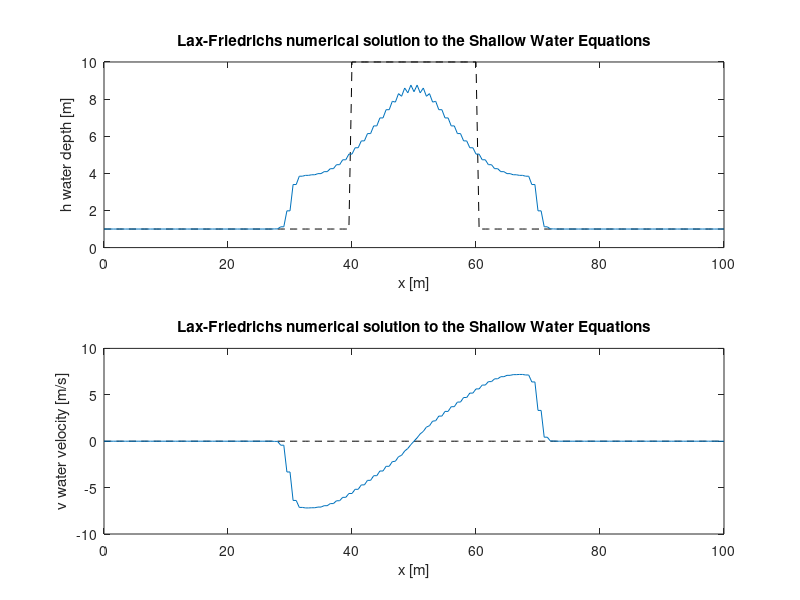

The MATLAB script that drew this image:
function SWE
% File name: SWE.m
% Author Clive Mingham 
% Date: 19 Oct 2010
%
% This m-file is associated with the free text book: 'Introductory Finite Difference 
% Methods for PDEs' which may be downloaded from
% http://bookboon.com/uk/student/mathematics/introductory-finite-difference
% -methods-for-pdes
%
% Description: Solves the 1D Shallow Water (SWE) equation, dU/dt + dF/dx = 0, where,
% U = [h    ,  F = [      h*v
%      h*v]          h*v^2 + 0.5*g*h^2] 
% using the Lax-Friedrichs scheme. 
% The solution, U, is calculated over [p, q] using N points and h and/or v are plotted.
% Set up parameters are for the column collapse in Chapter 7.
% Define variables and their [units]:
% runtime = the required run time [s]
% t = current time [s]
% dt = current time step [s]
% x = distance along the flow [m]
% safe = safety factor for time step
% h = 1 by N+2 matrix for height [m] including ghost values
% v = 1 by N+2 matrix for velocity [m/s] incuding ghost values
% U0 = 2 by N+2 matrix for solution at time level n including ghost values
% U = 2 by N+2 matrix for solution at time level n+1 including ghost values 
% F = 2 by N+2 matrix for fluxes at time level n including ghost values
%
% Define constants:
% g = the acceleration due to gravity [m/s^2]
%
% Boundary Conditions: Need left and right ghost values for Lax-Friedrichs scheme so put variables in 
% arrays whose columns go from i=1 to i=N+2.  
% Left and right ghost indices are i=1 and i=N+2 respectively. Computational values go from i=2 to i=N+1.
% LBC = left boundary condition flag (1 for solid, 0 for transmissive)
% RBC = right boundary condition flag (1 for solid, 0 for transmissive)
%
% Note: This program does not reproduce the original Figure 7.1 which was
% generated by an incorrect program.  
%
% This program has been verified on a small test problem but it would be a worthwhile
% exercise to verify it on your own small problem.
%
% Subfunctions: initialh, initialv,fillU, fillF, calcdt, gethandv 

clear all; clc; clf
% Set parameters:
g=9.81;  
safe=0.95; % safety factor for time step
p=0;       % start of computational domain
q=100;     % end of computational domain
LBC=0;     % flags left boundary condition
RBC=0;     % flags right boundary condition
t=0.0;     % start time
runtime=1.0;  % run time [s]
N=201;         % number of grid points
dx=(q-p)/(N-1);  % spatial step size
x=p:dx:q;        % vector of grid points    
ntimesteps=0;    % time step counter        
U0=zeros(2,N+2);  % define U0 array - time level n
U=U0;             % define U array - time level n+1
% Set initial h and v (in the computational domain)
h=initialh(x); 
hinit=h;          % store for plotting
v=initialv(x);
vinit=v;          % store for plotting
%
disp('program running...') 
% Begin the time marching algorithm
while (t<runtime)  % time loop
     ntimesteps=ntimesteps+1;
     dt=calcdt(h,v,dx);        % calculate timestep
     dt=safe*dt;               % use safety factor
     t=t+dt;                   % current time
%   Implement boundary conditions for h and v
%   Left boundary
     if (LBC==1)    % solid left boundary
        h(1)=h(2); 
        v(1)=-v(3);    
     elseif (LBC==0)  % transmissive left boundary
            h(1)=h(2);
            v(1)=v(2);
     else
           disp('no left boundary conditions so stop')
           exit
     end  % of left boundary conditions           
%   Right boundary
     if (RBC==1)     % solid right boundary
        h(N+2)=h(N+1);
        v(N+2)=-v(N);
     elseif (RBC==0)  % transmissive right boundary
            h(N+2)=h(N+1);
            v(N+2)=v(N+1);
     else
           disp('no right boundary conditions so stop')
           exit
         end  % of right boundary conditions  
     % Fill U0 and F values which are 2x(N+2) matrices
     U0=fillU(h,v);
     F=fillF(h,v);    
%   Implement FD scheme - computational grid points start and i=2 and end at i=N+1
     for i=2:N+1
         U(1,i)=0.5*(U0(1,i+1)+U0(1,i-1))-(dt/(2*dx))*(F(1,i+1)-F(1,i-1));
         U(2,i)=0.5*(U0(2,i+1)+U0(2,i-1))-(dt/(2*dx))*(F(2,i+1)-F(2,i-1));
      end  
      [h,v]=gethandv(U);   % extract h and v at computational grid points for next iteration      
end  % of time loop
disp('program finished, see graphics window')
% Output
subplot(2,1,1)
plot(x,hinit(2:N+1),'k--',x,h(2:N+1))  % plot of height and initial height (--)
title('Lax-Friedrichs numerical solution to the Shallow Water Equations')
xlabel('x [m]')
ylabel('h water depth [m]')
%
subplot(2,1,2)
plot(x,vinit(2:N+1),'k--',x,v(2:N+1))  % plot of velocity and initial velocity (--)
title('Lax-Friedrichs numerical solution to the Shallow Water Equations')
xlabel('x [m]')
ylabel('v water velocity [m/s]')
%
disp('number of time step =')
ntimesteps
disp('run time=')
t
% end of program SWE.m
%%%%%%%%%%%%%%%%%%%%%%%%%%%%%%%%%%%%%%%%%%%%%%%%%%%%%%%
function h = initialh(x)
% Initial height function
% models a dam break into a lake in 1D 
  N=length(x);    % number of computational grid points
  h=zeros(1,N+2); % append left (i=1) and right (i=N+2) ghost values to be determined from boundary conditions
                  % and set to zero for now.
  depthlake=1.0;    % depth of lake outside column [m] 
  depthcol=10.0;    % depth of water column      
  xstartcol=40.0;   % x coordinate of start of water column [m]
  xendcol=60.0;     % x coordinate of end of water column [m]                          
  for i=1:N
      if (x(i)>=xstartcol & x(i)<=xendcol) 
         h(i+1)=depthcol;  % note computational indices start at i=2
       else
         h(i+1)=depthlake;
      end 
  end 
% end of function initialh
%%%%%%%%%%%%%%%%%%%%%%%%%%%%%%%%%%%%%%%%%%%%%%%%%
function v = initialv(x)
% Initial velocity function   
  N=length(x);
  v=zeros(1,N+2);  % append left and right ghost values to be determined from boundary conditions
% end of function initialv
%%%%%%%%%%%%%%%%%%%%%%%%%%%%%%%%%%%%%%%%%%%%%%%%%
function U = fillU(h,v)
% function to fill U - include ghost values
  U(1,:)=h;
  U(2,:)=h.*v;
% end of function fillU
%%%%%%%%%%%%%%%%%%%%%%%%%%%%%%%%%%%%%%%%%%%
function F = fillF(h,v)
% function to fill F - include ghost values
  g=9.81;
  F(1,:)=h.*v;
  F(2,:)=h.*v.*v+0.5*g*h.*h;
% end of function fillF
%%%%%%%%%%%%%%%%%%%%%%%%%%%%%%%%%%%%%%%%%%%
function dt = calcdt(h,v,dx)
% function to find stable time step dt
  g=9.81;
  celerity=sqrt(g*h);
  vel1=max(abs(v+celerity));
  vel2=max(abs(v-celerity));
  maxwavespeed=max(vel1,vel2);
  dt=dx/maxwavespeed;
% end of function calcdt
%%%%%%%%%%%%%%%%%%%%%%%%%%%%%%%%%%%%%%%%%%%%%%%%%%%%%%%%%%%%%%%%%%%%%%%%%%%%%%%%
function [h,v] = gethandv(U)
% function to get h and v from U at the computational grid points i=2 to i=N+1
% ghost values are are implemented later
% computational values go from i=2
  drythreshold=0.01;  % below this [m] the bed is considered dry
  M=length(U(1,:));  % number of colums in U including ghost entries
  N=M-2;  % number of computational grid points
  h=zeros(1,M);  % create h with space for left and right ghost values
  v=zeros(1,M);  % create v with space for left and right ghost values
  h(2:N+1)=U(1,2:N+1);
  % loop needed for v in case h = 0
  for i=2:N+1
    if (h(i)<drythreshold)  % no water, avoids division by zero
       v(i)=0;
    else
      v(i)=U(2,i)/U(1,i); 
    end
  end
% end of function gethandv
%%%%%%%%%%%%%%%%%%%%%%%%%%%%%%%%%%%%%%%%%%%%%%%%%%%%%%%%%%%%%%%%%%%%%%%%%%%%%%%%

